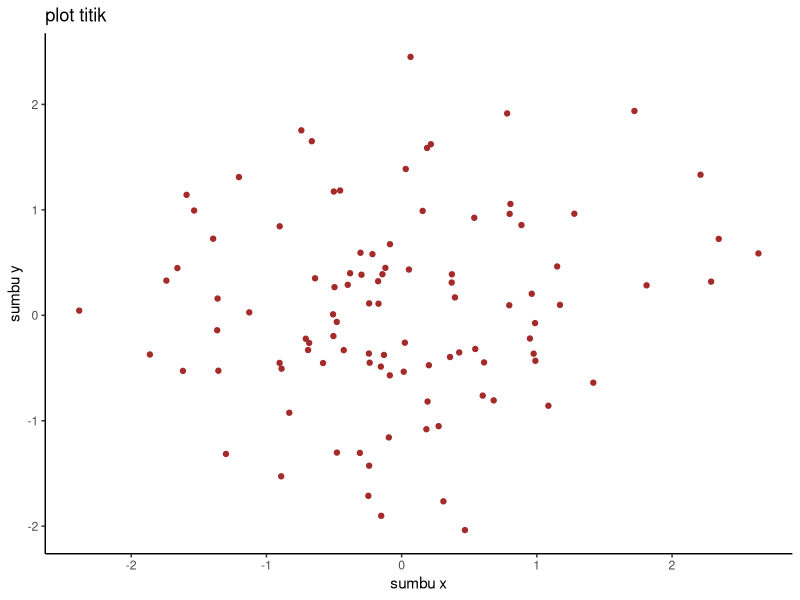
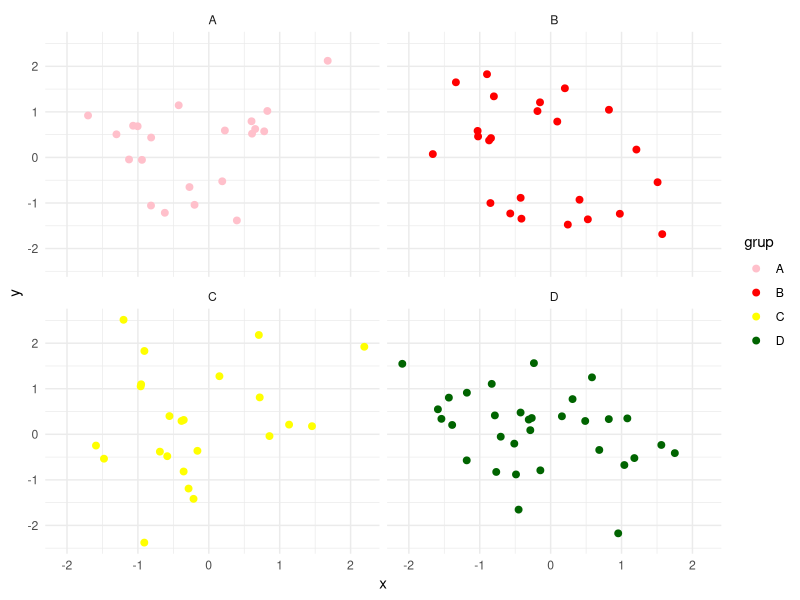
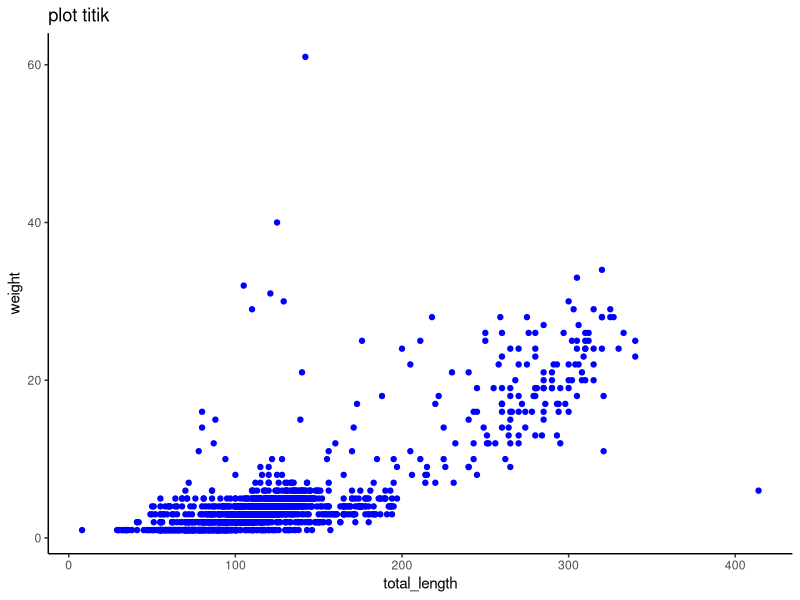
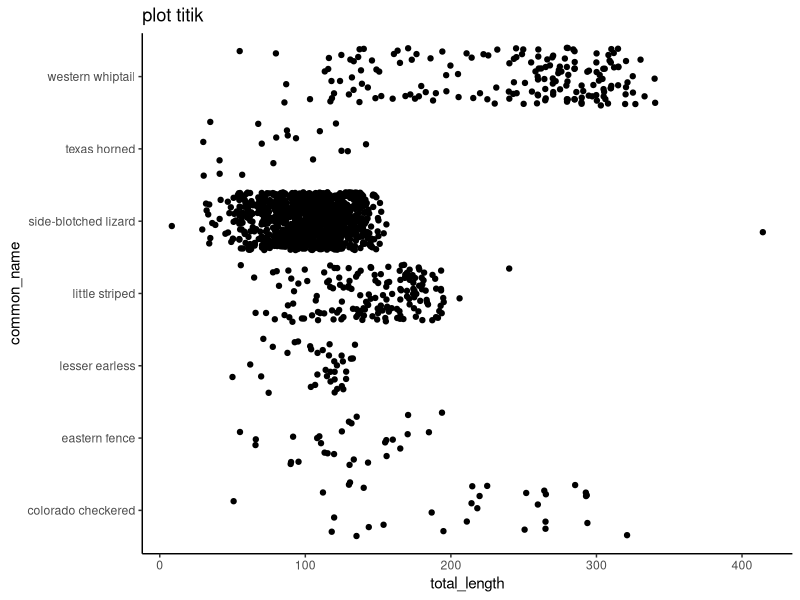
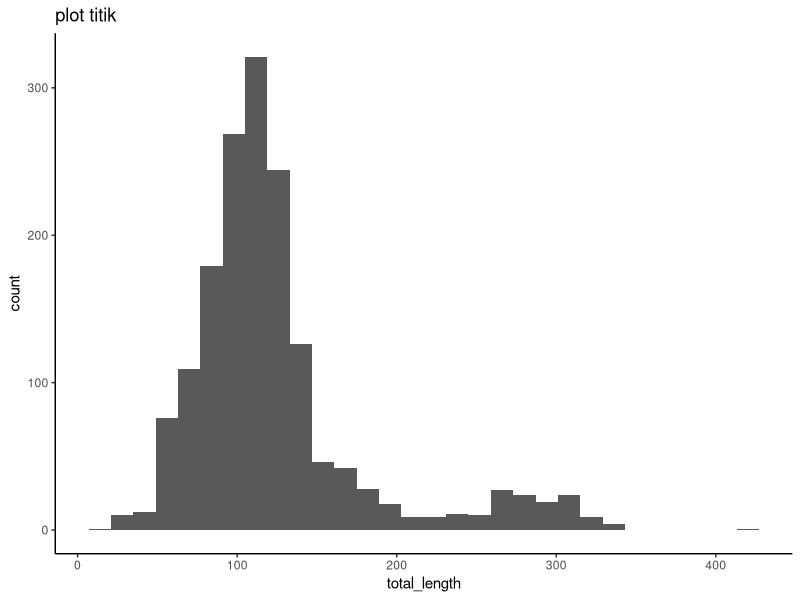
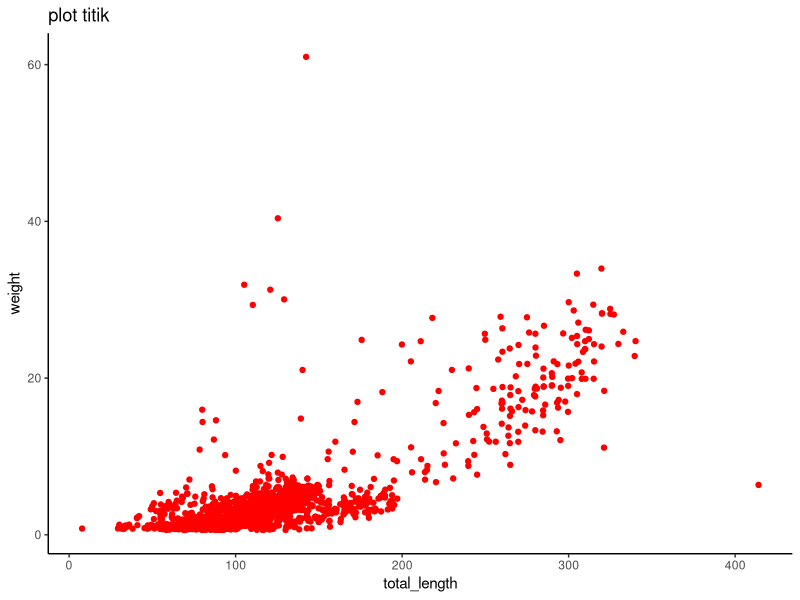
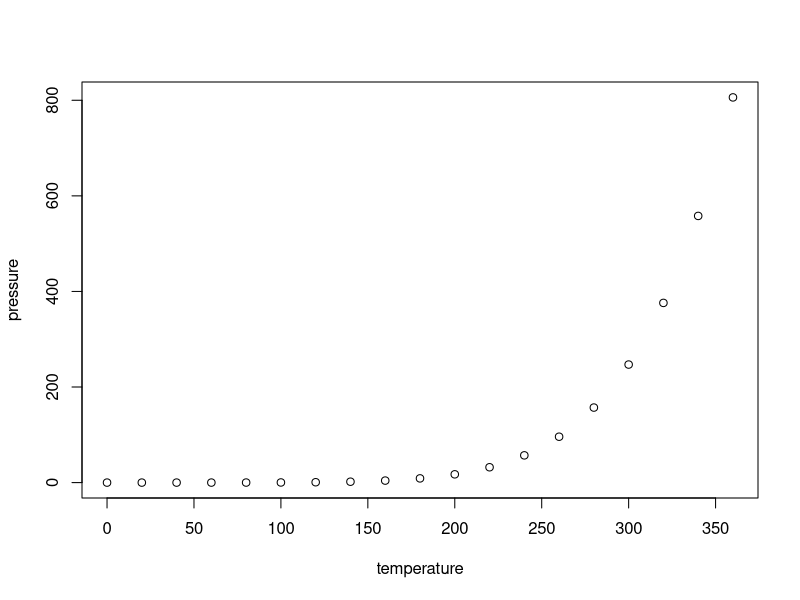

The R script that drew these images, in order:
## ---- chunk 1
knitr::opts_chunk$set(echo = TRUE)

## ---- chunk 2
library(ggplot2)
## ---- chunk 3
data <- data.frame(x = rnorm(100), y = rnorm(100))
## ---- chunk 4
library(ggplot2) 
#buat data frame contoh
data <- data.frame(x = rnorm(100), y = rnorm(100))
#buat plot titik
ggplot(data, aes(x = x, y = y)) +
  geom_point( color = "BROWN")  +
  labs(title = "plot titik", x = "sumbu x", y = "sumbu y") +
  theme_classic()

## ---- chunk 5
#buat data frame contoh dengan variable kategorik
data <- data.frame(x = rnorm(100), y = rnorm(100), grup = sample(c("A", "B", "C", "D"), 100, replace = TRUE))

#buat plot titik dengan faceting
ggplot(data, aes(x = x, y = y, color = grup)) +
  
#Menambahkan titik pada plot dengan ukuran titik yang lebih besar (ukuran 2).
  geom_point(size = 2) +
  
#Membagi plot menjadi beberapa sub-plot berdasarkan kategori yang ada di kolom grup. Setiap kategori (A, B, C, D) akan memiliki sub-plotnya sendiri.
  facet_wrap(~ grup)+
#Menentukan warna manual untuk masing-masing kategori grup. "A" diwarnai merah, "B" biru, "C" pink, dan "D" hijau.  
  scale_color_manual(values = c("A" = "pink", "B" = "red", "C" = "yellow", "D" = "darkgreen")) +

    theme_minimal() +
labs(color = "grup")
## ---- chunk 6
library(readr)
lizards <- read_csv("lizards.csv")
## ---- chunk 7
library(ggplot2)
ggplot(lizards, aes(x= total_length, y= weight)) +
  geom_point(color = "blue") +
  labs(title = "plot titik", x= "total_length", y= "weight") + 
  theme_classic()
## ---- chunk 8
library(ggplot2)
ggplot(lizards, aes(x= total_length, y= common_name)) +
  geom_jitter() +
  labs(title = "plot titik", x= "total_length", y= "common_name") + 
  theme_classic()

## ---- chunk 9
library(ggplot2)
ggplot(lizards, aes(x= total_length)) +
  geom_histogram() +
  labs(title = "plot titik", x= "total_length") + 
  theme_classic()
## ---- chunk 10
library(ggplot2)
ggplot(lizards, aes(x= total_length,y=weight)) +
  geom_jitter(colour = "red") +
  labs(title = "plot titik", x= "total_length") + 
  theme_classic()
## ---- chunk 11
print("hello world you fucking stupid")

## ---- chunk 12
summary(cars)
## ---- chunk 13
plot(pressure)
